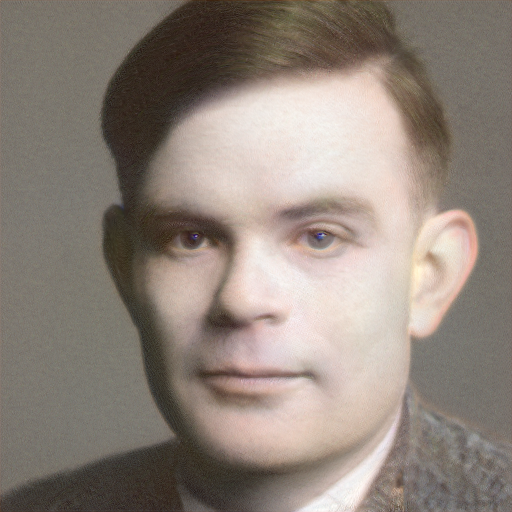
#> input picture ex5/alan turing.png, 1024 x 1024 px (shown at 1/2 size)
$ python ex3.py '../ex5/alan turing.png' '../ex5/beyonce inpainting.png'
#> lines starting #> are read from the running program, lines starting #| are printed output that depends on the picture
import argparse
import math
from abc import ABC, abstractmethod
from typing import Optional, List, Literal

import cv2
import numpy as np
from scipy.signal import convolve2d

RGB_DIM = 3


def gaussian_convolution_vector(dim: int) -> np.ndarray:
    kernel = np.array([math.comb(dim, k) for k in range(dim + 1)])
    return kernel / kernel.sum()


# [39 lines left out: functions gaussian_2D_convolution, shrink, enlarge, not called in this run]


class Pyramid(ABC):
    """
    Abstract base class for image pyramids. A pyramid represents an image
    at multiple resolutions, enabling multiscale processing.

    Attributes:
        border_type (int): Border type for OpenCV functions (e.g., cv2.BORDER_REPLICATE).
        original_size (tuple[int, int]): Original image size (width, height).
        layers (List[np.ndarray]): List of pyramid layers, generated by the subclass implementation.
    """

    def __init__(self, image: np.ndarray,
                 n_layers: Optional[int] = None,
                 border_type: Optional[int] = cv2.BORDER_REPLICATE,
                 rgb=True):
        if rgb:
            shape = (image.shape[0], image.shape[1])
        else:
            shape = image.shape
        if n_layers is None:
            n_layers = int(math.log2(min(shape)))
        self.border_type = border_type
        self.original_size = image.shape
        self.layers = self.generate_layers(image, n_layers)

    # [11 lines left out: function generate_layers, not called in this run]

    def layer(self, k: int, shape: Optional[tuple[int, int]] = None) -> np.ndarray:
        """
        Retrieves a specific layer from the pyramid. Optionally resizes the layer.

        Args:
            k (int): Index of the layer to retrieve.
            size (Optional[tuple[int, int]]): Desired size (width, height) of the layer.
                                              If None, the original size of the layer is returned.

        Returns:
            np.ndarray: The k-th layer of the pyramid.

        Raises:
            ValueError: If the layer index is out of range.
        """
        if k >= len(self.layers) or k < 0:
            raise ValueError("Layer index is out of range")
        if shape is not None:
            layer = self.layers[k]
            ratio = shape[0] / layer.shape[0]
            times = round(math.log2(ratio))
            layer_dtype = layer.dtype
            for i in range(times):
                if layer_dtype is not np.complex128:
                    layer = cv2.pyrUp(layer)
                else:
                    layer = enlarge(layer)
        else:
            layer = self.layers[k]
        return layer

    def __len__(self):
        """
        Returns the number of layers in the pyramid.

        Returns:
            int: Number of layers in the pyramid.
        """
        return len(self.layers)

    def __getitem__(self, idx: int) -> np.ndarray:
        """
        Enables indexing to access pyramid layers.

        Args:
            idx (int): Index of the layer.

        Returns:
            np.ndarray: The layer at the specified index.
        """
        return self.layers[idx]

    def sum(self):
        shape = self.layers[0].shape
        total = self.layers[0]
        for k in range(1, len(self.layers)):
            total += self.layer(k, shape)
        return total


class GaussianPyramid(Pyramid):
    """
    Gaussian Pyramid class, which represents an image pyramid where each layer
    is a smoothed and downsampled version of the previous layer.
    """

    def generate_layers(self, image: np.ndarray, n_layers: int) -> List[np.ndarray]:
        """
        Generates layers of the Gaussian Pyramid.

        Args:
            image (np.ndarray): Input image for the pyramid.
            n_layers (int): Number of layers to generate.

        Returns:
            List[np.ndarray]: List of Gaussian pyramid layers.
        """
        layers = []
        layers.append(image.copy())
        for k in range(1, n_layers):
            if layers[-1].dtype is not np.complex128:
                layers.append(cv2.pyrDown(layers[-1]))
            else:
                layers.append(shrink(layers[-1]))
        return layers


class LaplacianPyramid(Pyramid):
    """
    Laplacian Pyramid class, which represents an image pyramid where each layer
    contains the difference between successive Gaussian layers.
    """

    def generate_layers(self, image: np.ndarray, n_layers: int) -> List[np.ndarray]:
        """
        Generates layers of the Laplacian Pyramid using the Gaussian Pyramid.

        Args:
            image (np.ndarray): Input image for the pyramid.
            n_layers (int): Number of layers to generate.

        Returns:
            List[np.ndarray]: List of Laplacian pyramid layers.
        """
        gaussian_pyramid = GaussianPyramid(image, n_layers, self.border_type)
        layers = []
        for k in range(len(gaussian_pyramid) - 1):
            layer = gaussian_pyramid.layer(k)
            shape = layer.shape
            next_layer = gaussian_pyramid.layer(k + 1, shape)
            laplacian_k = layer - next_layer
            layers.append(laplacian_k)
        layers.append(gaussian_pyramid[-1])
        return layers


class BlendedPyramid(Pyramid):
    """ Data structure for blending two images together. """

    def __init__(self, first_image: np.ndarray,
                 second_image: np.ndarray,
                 mask: np.ndarray):
        laplacian_a = LaplacianPyramid(first_image)
        laplacian_b = LaplacianPyramid(second_image)
        gaussian = GaussianPyramid(mask)
        self.n_layers = len(laplacian_a)
        self.layers = self.generate_layers(laplacian_a, laplacian_b, gaussian)

    def generate_layers(self, lap_a: LaplacianPyramid, lap_b: LaplacianPyramid, g: GaussianPyramid):
        layers = []
        for k in range(self.n_layers):
            layer_k = (g[k] * lap_a[k]) + ((1 - g[k]) * lap_b[k])
            layers.append(layer_k)
        return layers


def blended_image(image_a, image_b, mask):
    if not (mask.shape == image_a.shape == image_b.shape):
        raise ValueError('Images and mask must have the same dimensions.')
    image = BlendedPyramid(image_a, image_b, mask).sum()
    return image


# [9 lines left out: function hybrid_image, not called in this run]


class Processor:
    @staticmethod
    def pad_to_power_of_two(image):
        """
        Pads an image so that its dimensions are powers of 2.

        Args:
            image (np.ndarray): Input image (2D or 3D NumPy array).

        Returns:
            np.ndarray: Padded image with dimensions as powers of 2.
        """
        # Get current height and width
        height, width = image.shape[:2]

        # Calculate the nearest powers of 2
        new_height = 2 ** math.ceil(math.log2(height))
        new_width = 2 ** math.ceil(math.log2(width))

        # Calculate padding for each side
        pad_top = (new_height - height) // 2
        pad_bottom = new_height - height - pad_top
        pad_left = (new_width - width) // 2
        pad_right = new_width - width - pad_left

        # Apply padding with zeros
        padded_image = cv2.copyMakeBorder(
            image, pad_top, pad_bottom, pad_left, pad_right, cv2.BORDER_CONSTANT, value=(0, 0, 0)
        )

        return padded_image

    @staticmethod
    def preprocess_images(image_a, image_b, mask: Optional[np.ndarray] = None):
        p_image_a = image_a.astype(np.int16)
        p_image_b = image_b.astype(np.int16)
        if mask is not None:
            mask = mask.astype(np.int16)
        shape = image_a.shape[:2][::-1]
        p_image_b = cv2.resize(p_image_b, shape)
        if mask is not None:
            mask = cv2.resize(mask, shape)
        p_image_a = Processor.pad_to_power_of_two(p_image_a)
        p_image_b = Processor.pad_to_power_of_two(p_image_b)
        if mask is not None:
            mask = Processor.pad_to_power_of_two(mask)
        return p_image_a, p_image_b, mask, shape[::-1]

    @staticmethod
    def remove_padding(image, original_size):
        # Get the current height and width of the padded image
        padded_height, padded_width = image.shape[:2]
        original_height, original_width = original_size

        # Calculate the cropping dimensions
        pad_top = (padded_height - original_height) // 2
        pad_bottom = pad_top + original_height
        pad_left = (padded_width - original_width) // 2
        pad_right = pad_left + original_width

        # Crop the image to the original size
        cropped_image = image[pad_top:pad_bottom, pad_left:pad_right]

        return cropped_image

    @staticmethod
    def load_image(path, load_grayscale):
        if load_grayscale:
            img = cv2.imread(path, cv2.IMREAD_GRAYSCALE)
        else:
            img = cv2.imread(path)
        if img is None:
            raise FileNotFoundError(f"Path {path} not found.")
        return img

    @staticmethod
    def create_elliptic_mask(width, height, threshold) -> np.ndarray:
        mask = np.zeros((height, width, RGB_DIM), dtype=np.int16)
        # Define ellipse parameters
        center = (width // 2, height // 2)  # Ellipse center
        axes = (int(round(width * threshold)), int(round(height * threshold)))
        angle = 0  # Ellipse rotation angle
        start_angle = 0  # Start angle of the ellipse
        end_angle = 360  # End angle of the ellipse
        mask = cv2.ellipse(mask, center, axes, angle, start_angle, end_angle, color=255, thickness=-1)
        return mask

    @staticmethod
    def preprocess_mask(mask, kernel_size):
        # Normalize mask to [0, 1]
        mask = mask.astype(np.float32) / 255.0 if mask.max() > 1 else mask.astype(np.float32)
        if kernel_size is not None:
            mask = cv2.blur(mask, (kernel_size, kernel_size))
        return mask


def main(img_a_path, img_b_path, mode, mask, kernel_size, threshold, output_path):
    grayscale = (mask == 'hybrid')
    image_a = Processor.load_image(img_a_path, grayscale)
#> in load_image, img is the input picture: shape (1024, 1024, 3); mean B, G, R 123, 132.1, 143.5
    image_b = Processor.load_image(img_b_path, grayscale)
#> call 2 of load_image, with path = '../ex5/beyonce inpainting.png', load_grayscale = False
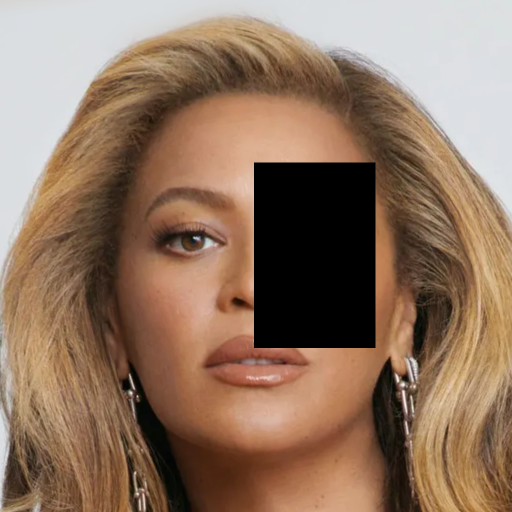
#> input picture ex5/beyonce inpainting.png, 1024 x 1024 px (shown at 1/2 size)
#> in load_image, img is the input picture: shape (1024, 1024, 3); mean B, G, R 96.2, 116.4, 143.6

    if mode == 'blending':
        mask = Processor.load_image(mask)
    else:
        width, height = image_a.shape[:2][::-1]
#> width = 1024; height = 1024
        mask = Processor.create_elliptic_mask(width, height, threshold)
    mask = Processor.preprocess_mask(mask, kernel_size)
    image_a, image_b, mask, original_shape = Processor.preprocess_images(image_a, image_b, mask)
#> in preprocess_images, `mask = mask.astype(np.int16)`:
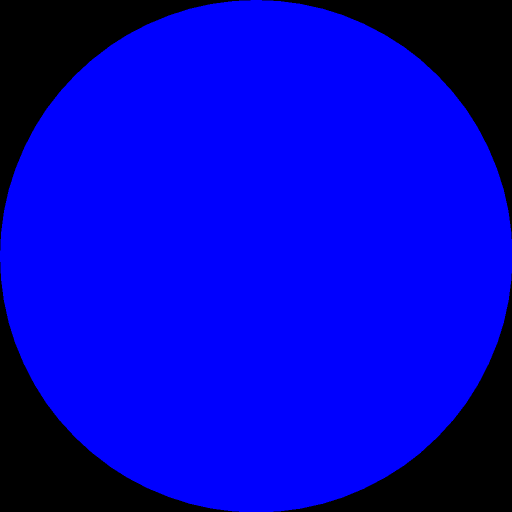
#> mask: shape (1024, 1024, 3) int16 (shown at 1/2 size); mean of channels 0, 1, 2 0.786, 0, 0; drawn with 1 as white
#> original_shape = (1024, 1024)
    if mode == 'hybrid':
        image = hybrid_image(image_a, image_b, mask)
    else:
        image = blended_image(image_a, image_b, mask)
#> after the loop in generate_layers, `for k in range(1, n_layers):`: layers = 10 items
#> the loop in generate_layers, `for k in range(len(gaussian_pyramid) - 1):` made 9 passes
#> shape on passes 1 to 9: (1024, 1024, 3), (512, 512, 3), (256, 256, 3), (128, 128, 3), (64, 64, 3), (32, 32, 3), (16, 16, 3), (8, 8, 3), (4, 4, 3)
#> pass 1, in generate_layers, `laplacian_k = layer - next_layer`:
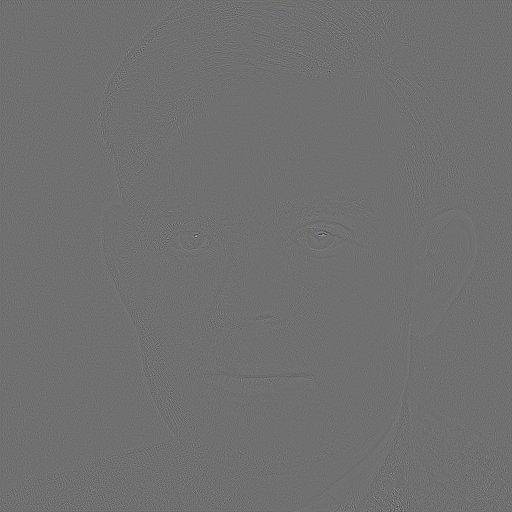
#> laplacian_k: shape (1024, 1024, 3) int16 (shown at 1/2 size); mean B, G, R -0.1, -0.1, 0; drawn with min black and max white
#> after the loop in generate_layers, `for k in range(len(gaussian_pyramid) - 1):`: layers = 9 items
#> the loop in generate_layers (call 2), `for k in range(len(gaussian_pyramid) - 1):` made 9 passes
#> pass 1, in layer (call 20), `layer = self.layers[k]`:
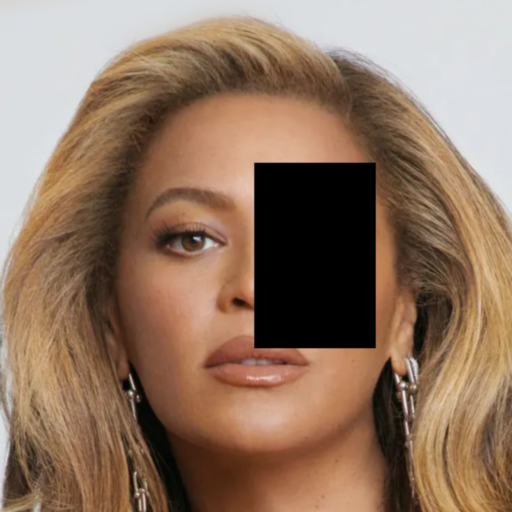
#> layer: shape (512, 512, 3) int16; mean of channels 0, 1, 2 96.3, 116.5, 143.7; drawn as B, G, R
#> pass 1, in generate_layers (call 2), `laplacian_k = layer - next_layer`:
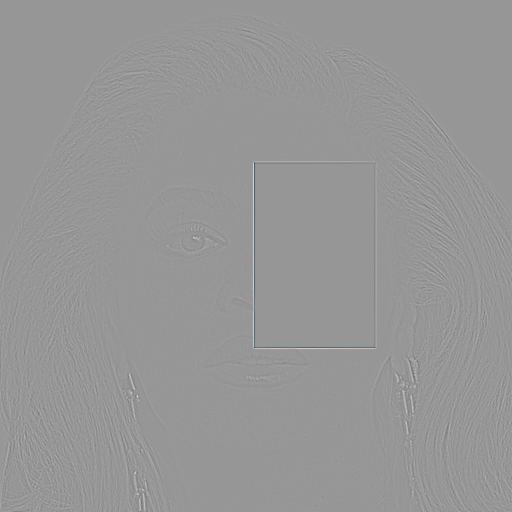
#> laplacian_k: shape (1024, 1024, 3) int16 (shown at 1/2 size); mean B, G, R 0, 0, 0; drawn with min black and max white
#> in __init__, `self.n_layers = len(laplacian_a)`: self.n_layers = 10
#> after the loop in generate_layers, `for k in range(self.n_layers):`: layers = 10 items
#> the loop in sum, `for k in range(1, len(self.layers)):` made 9 passes
#> pass 3, in layer (call 39), `layer = self.layers[k]`:
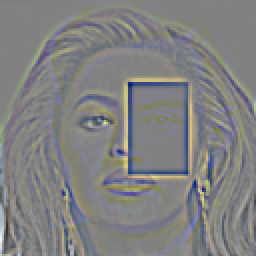
#> layer: shape (128, 128, 3) int16 (shown 2 times larger); mean of channels 0, 1, 2 0, 0, 0; drawn with min black and max white
#> after the loop in sum, `for k in range(1, len(self.layers)):`:
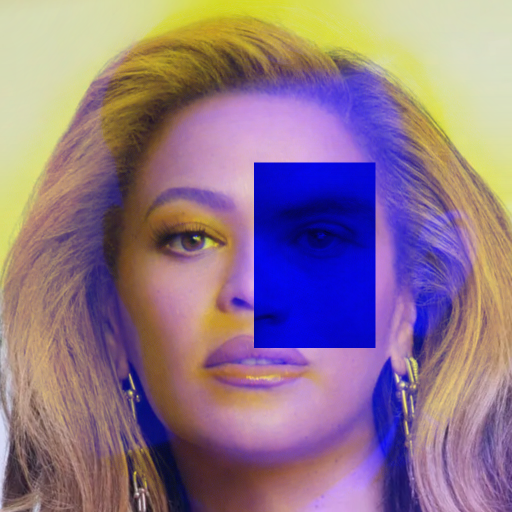
#> total: shape (1024, 1024, 3) int16 (shown at 1/2 size); mean of channels 0, 1, 2 139.6, 119, 146.2; drawn with min black and max white
    image = Processor.remove_padding(image, original_shape)
#> in remove_padding, `original_height, original_width = original_size`: original_height = 1024
#> in remove_padding, `pad_top = (padded_height - original_height) // 2`: pad_top = 0
#> in remove_padding, `pad_bottom = pad_top + original_height`: pad_bottom = 1024
#> in remove_padding, `pad_left = (padded_width - original_width) // 2`: pad_left = 0
#> in remove_padding, `pad_right = pad_left + original_width`: pad_right = 1024
    cv2.imwrite(output_path, image)


if __name__ == '__main__':
    parser = argparse.ArgumentParser(
        description="Preprocess two images and an optional mask by padding to powers of two, then remove padding."
    )

    # Add arguments
    parser.add_argument("image_a", help="Path to the first image.")
    parser.add_argument("image_b", help="Path to the second image.")
    parser.add_argument("--mode", choices=["hybrid", "blending"])
    parser.add_argument("--mask", help="Path to the optional mask image.", default=None)
    parser.add_argument("--kernel_size",
                        help="Kernel size to blurr the mask.", default=None,
                        type=int)
    parser.add_argument("--threshold",
                        help="Hybridization frequency ratio.",
                        default=0.5,
                        type=float)
    parser.add_argument("--output_path", help="Directory to save the processed results.",
                        default="output.jpg")
    args = parser.parse_args()
    if args.threshold < 0 or args.threshold > 1:
        raise ValueError("Threshold value must be between 0 and 1.")

    main(args.image_a, args.image_b, args.mode, args.mask, args.kernel_size, args.threshold, args.output_path)
